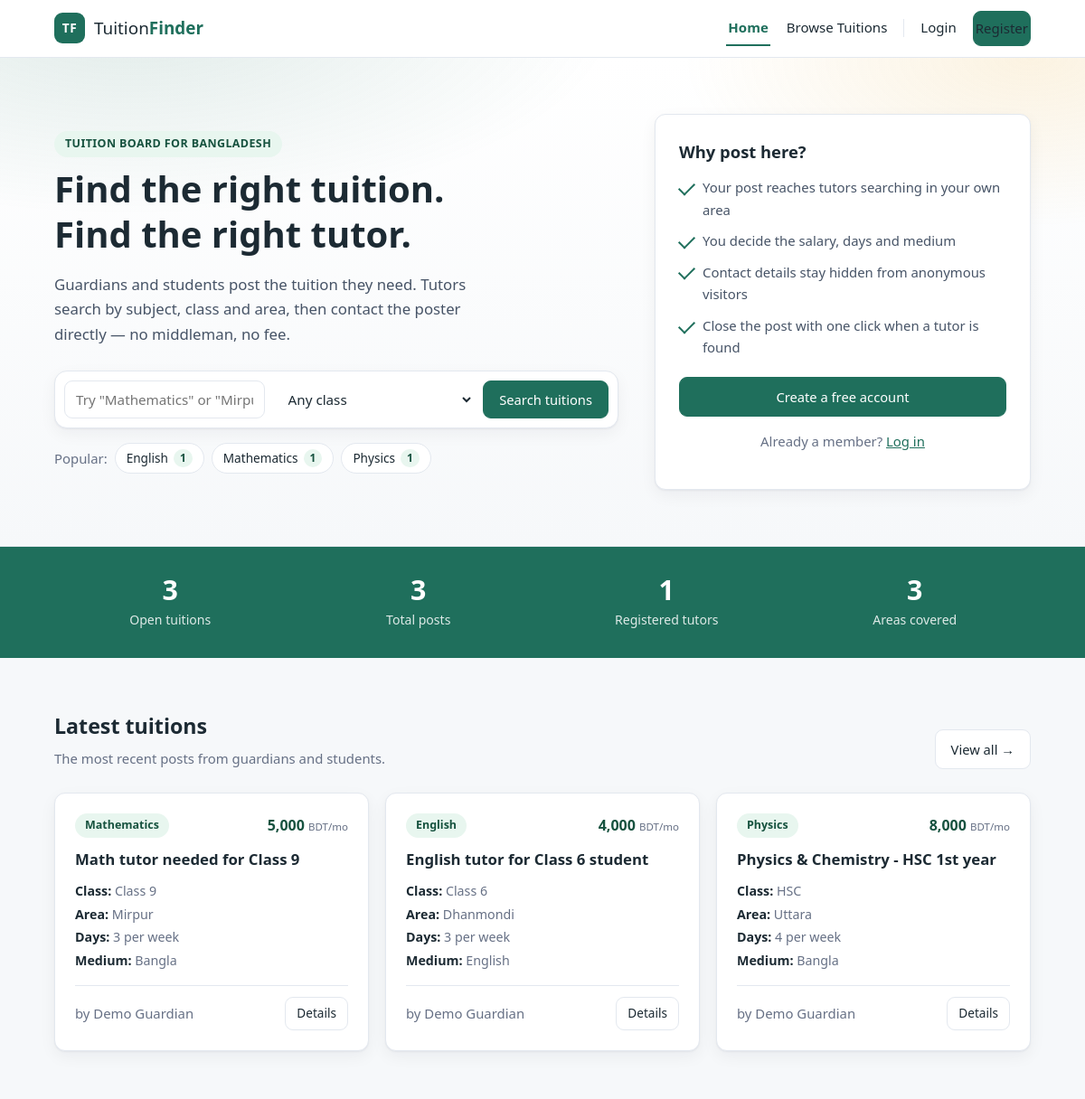
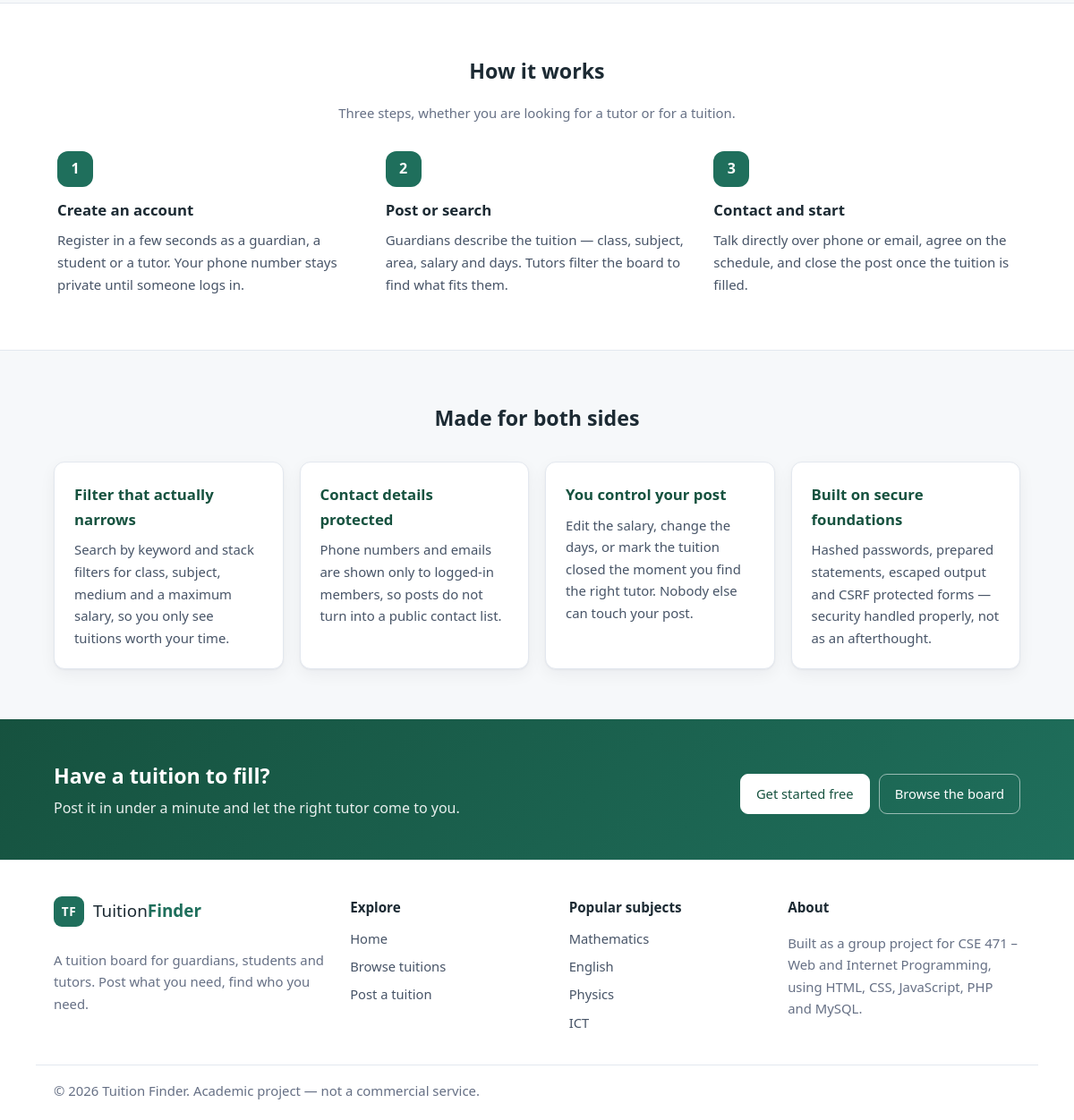
The page / on the database its author committed (2 pictures, top to bottom).
### tables this page shows
CREATE TABLE tuition_posts (
    post_id      INT AUTO_INCREMENT PRIMARY KEY,
    posted_by    INT            NOT NULL,
    title        VARCHAR(150)   NOT NULL,
    class_level  VARCHAR(50)    NOT NULL,
    subject      VARCHAR(100)   NOT NULL,
    area         VARCHAR(100)   NOT NULL,
    salary       INT            NOT NULL,
    days_per_week TINYINT       NOT NULL,
    medium       ENUM('Bangla','English','Both') NOT NULL DEFAULT 'Bangla',
    description  TEXT           NULL,
    status       ENUM('open','closed') NOT NULL DEFAULT 'open',
    created_at   TIMESTAMP      NOT NULL DEFAULT CURRENT_TIMESTAMP,
    CONSTRAINT fk_post_user
        FOREIGN KEY (posted_by) REFERENCES users(user_id)
        ON DELETE CASCADE,
    INDEX idx_subject (subject),
    INDEX idx_area (area),
    INDEX idx_class (class_level)
);

CREATE TABLE users (
    user_id       INT AUTO_INCREMENT PRIMARY KEY,
    full_name     VARCHAR(100)        NOT NULL,
    email         VARCHAR(150)        NOT NULL UNIQUE,
    phone         VARCHAR(20)         NOT NULL,
    role          ENUM('guardian','tutor','admin') NOT NULL DEFAULT 'guardian',
    password_hash VARCHAR(255)        NOT NULL,
    created_at    TIMESTAMP           NOT NULL DEFAULT CURRENT_TIMESTAMP
);

### includes/functions.php (called while the page is built, shortened)
<?php
function is_logged_in(): bool
{
    return isset($_SESSION['user_id']);
}
function e(?string $value): string
{
    return htmlspecialchars((string) $value, ENT_QUOTES, 'UTF-8');
}

### index.php (the view, shortened to what this page needs)
<?php
require_once __DIR__ . '/includes/functions.php';
$stats = $conn->query(
    'SELECT
        (SELECT COUNT(*) FROM tuition_posts WHERE status = "open")  AS open_posts,
        (SELECT COUNT(*) FROM tuition_posts)                        AS total_posts,
        (SELECT COUNT(*) FROM users WHERE role = "tutor")           AS tutors,
        (SELECT COUNT(DISTINCT area) FROM tuition_posts)            AS areas'
)->fetch_assoc();
$stmt = $conn->prepare(
    'SELECT p.post_id, p.title, p.class_level, p.subject, p.area, p.salary,
            p.days_per_week, p.medium, p.created_at, u.full_name
     FROM tuition_posts p
     JOIN users u ON u.user_id = p.posted_by
     WHERE p.status = "open"
     ORDER BY p.created_at DESC
     LIMIT 6'
);
$stmt->execute();
$recent = $stmt->get_result()->fetch_all(MYSQLI_ASSOC);
$popular = $conn->query(
    'SELECT subject, COUNT(*) AS total
     FROM tuition_posts
     WHERE status = "open"
     GROUP BY subject
     ORDER BY total DESC, subject ASC
     LIMIT 8'
)->fetch_all(MYSQLI_ASSOC);
require_once __DIR__ . '/includes/header.php';
?>
<section class="hero">
    <div class="container hero-inner">
        <div class="hero-text">
            <p class="eyebrow">Tuition board for Bangladesh</p>
            <h1>Find the right tuition.<br>Find the right tutor.</h1>
            <p class="lead">
                Guardians and students post the tuition they need. Tutors search by
                subject, class and area, then contact the poster directly &mdash;
                no middleman, no fee.
            </p>
            <form class="hero-search" method="get" action="browse.php">
                <div class="hero-search-field">
                    <input type="text" id="hero-keyword" name="keyword"
                           placeholder="Try &quot;Mathematics&quot; or &quot;Mirpur&quot;">
                </div>
                <div class="hero-search-field">
                    <select id="hero-class" name="class_level">
                        <option value="">Any class</option>
                    </select>
                </div>
                <button type="submit" class="btn btn-primary">Search tuitions</button>
            </form>
            <?php if ($popular): ?>
                <div class="chip-row">
                    <span class="muted">Popular:</span>
                    <?php foreach ($popular as $row): ?>
                        <a class="chip" href="browse.php?subject=<?= urlencode($row['subject']) ?>">
                            <?= e($row['subject']) ?> <span class="chip-count"><?= (int) $row['total'] ?></span>
                        </a>
                    <?php endforeach; ?>
                </div>
            <?php endif; ?>
        </div>
        <aside class="hero-panel">
            <h2>Why post here?</h2>
            <ul class="tick-list">
                <li>Your post reaches tutors searching in your own area</li>
                <li>You decide the salary, days and medium</li>
                <li>Contact details stay hidden from anonymous visitors</li>
                <li>Close the post with one click when a tutor is found</li>
            </ul>
            <?php if (is_logged_in()): ?>
                <a class="btn btn-primary btn-block" href="post_create.php">Post a tuition now</a>
            <?php else: ?>
                <a class="btn btn-primary btn-block" href="register.php">Create a free account</a>
                <p class="muted center">Already a member? <a href="login.php">Log in</a></p>
            <?php endif; ?>
        </aside>
    </div>
</section>
<section class="stats-band">
    <div class="container stats-inner">
        <div>
            <span class="stat-value"><?= (int) $stats['open_posts'] ?></span>
            <span class="stat-label">Open tuitions</span>
        </div>
        <div>
            <span class="stat-value"><?= (int) $stats['total_posts'] ?></span>
            <span class="stat-label">Total posts</span>
        </div>
        <div>
            <span class="stat-value"><?= (int) $stats['tutors'] ?></span>
            <span class="stat-label">Registered tutors</span>
        </div>
        <div>
            <span class="stat-value"><?= (int) $stats['areas'] ?></span>
            <span class="stat-label">Areas covered</span>
        </div>
    </div>
</section>
<section class="container section">
    <div class="section-head">
        <div>
            <h2>Latest tuitions</h2>
            <p class="muted">The most recent posts from guardians and students.</p>
        </div>
        <a class="btn" href="browse.php">View all &rarr;</a>
    </div>
    <?php if (!$recent): ?>
        <p class="empty">No tuition has been posted yet. Be the first to post one.</p>
    <?php else: ?>
        <div class="grid">
            <?php foreach ($recent as $post): ?>
                <article class="card post-card">
                    <div class="post-card-top">
                        <span class="tag"><?= e($post['subject']) ?></span>
                        <span class="salary"><?= number_format((int) $post['salary']) ?> <small>BDT/mo</small></span>
                    </div>
                    <h3><a href="post_details.php?id=<?= (int) $post['post_id'] ?>"><?= e($post['title']) ?></a></h3>
                    <ul class="meta">
                        <li><strong>Class:</strong> <?= e($post['class_level']) ?></li>
                        <li><strong>Area:</strong> <?= e($post['area']) ?></li>
                        <li><strong>Days:</strong> <?= (int) $post['days_per_week'] ?> per week</li>
                        <li><strong>Medium:</strong> <?= e($post['medium']) ?></li>
                    </ul>
                    <div class="post-card-foot">
                        <span class="muted">by <?= e($post['full_name']) ?></span>
                        <a class="btn btn-small" href="post_details.php?id=<?= (int) $post['post_id'] ?>">Details</a>
                    </div>
                </article>
            <?php endforeach; ?>
        </div>
    <?php endif; ?>
</section>
<section class="section-alt">
    <div class="container section">
        <div class="section-head center-head">
            <h2>How it works</h2>
            <p class="muted">Three steps, whether you are looking for a tutor or for a tuition.</p>
        </div>
        <div class="step-grid">
            <article class="step">
                <span class="step-number">1</span>
                <h3>Create an account</h3>
                <p>Register in a few seconds as a guardian, a student or a tutor. Your phone number stays private until someone logs in.</p>
            </article>
            <article class="step">
                <span class="step-number">2</span>
                <h3>Post or search</h3>
                <p>Guardians describe the tuition &mdash; class, subject, area, salary and days. Tutors filter the board to find what fits them.</p>
            </article>
            <article class="step">
                <span class="step-number">3</span>
                <h3>Contact and start</h3>
                <p>Talk directly over phone or email, agree on the schedule, and close the post once the tuition is filled.</p>
            </article>
        </div>
    </div>
</section>
<section class="container section">
    <div class="section-head center-head">
        <h2>Made for both sides</h2>
    </div>
    <div class="feature-grid">
        <article class="card feature">
            <h3>Filter that actually narrows</h3>
            <p>Search by keyword and stack filters for class, subject, medium and a maximum salary, so you only see tuitions worth your time.</p>
        </article>
        <article class="card feature">
            <h3>Contact details protected</h3>
            <p>Phone numbers and emails are shown only to logged-in members, so posts do not turn into a public contact list.</p>
        </article>
        <article class="card feature">
            <h3>You control your post</h3>
            <p>Edit the salary, change the days, or mark the tuition closed the moment you find the right tutor. Nobody else can touch your post.</p>
        </article>
        <article class="card feature">
            <h3>Built on secure foundations</h3>
            <p>Hashed passwords, prepared statements, escaped output and CSRF protected forms &mdash; security handled properly, not as an afterthought.</p>
        </article>
    </div>
</section>
<section class="cta">
    <div class="container cta-inner">
        <div>
            <h2>Have a tuition to fill?</h2>
            <p>Post it in under a minute and let the right tutor come to you.</p>
        </div>
        <div class="cta-actions">
            <?php if (is_logged_in()): ?>
                <a class="btn btn-light" href="post_create.php">Post a tuition</a>
                <a class="btn btn-ghost" href="browse.php">Browse the board</a>
            <?php else: ?>
                <a class="btn btn-light" href="register.php">Get started free</a>
                <a class="btn btn-ghost" href="browse.php">Browse the board</a>
            <?php endif; ?>
        </div>
    </div>
</section>
<?php require_once __DIR__ . '/includes/footer.php'; ?>

### includes/header.php (shortened to what this page needs)
<?php
require_once __DIR__ . '/functions.php';
$current_page = basename($_SERVER['PHP_SELF']);
function nav_active(string $file): string
{
    global $current_page;
    return $current_page === $file ? ' class="active"' : '';
}
?>
<!DOCTYPE html>
<html lang="en">
<head>
    <link rel="stylesheet" href="assets/css/style.css">
</head>
<body>
<header class="site-header">
    <div class="container header-inner">
        <a class="logo" href="index.php">
            <span class="logo-mark" aria-hidden="true">TF</span>
            <span class="logo-text">Tuition<strong>Finder</strong></span>
        </a>
        <nav class="main-nav">
            <a href="index.php"<?= nav_active('index.php') ?>>Home</a>
            <a href="browse.php"<?= nav_active('browse.php') ?>>Browse Tuitions</a>
            <?php if (is_logged_in()): ?>
                <a href="my_posts.php"<?= nav_active('my_posts.php') ?>>My Posts</a>
                <?php if (is_admin()): ?>
                    <a href="admin_dashboard.php"<?= nav_active('admin_dashboard.php') ?>>Admin</a>
                <?php endif; ?>
                <span class="nav-divider" aria-hidden="true"></span>
                <span class="nav-user">Hi, <?= e($_SESSION['full_name'] ?? 'User') ?></span>
                <a class="btn btn-small btn-primary" href="post_create.php">+ Post a Tuition</a>
                <a class="btn btn-small" href="logout.php">Logout</a>
            <?php else: ?>
                <a href="login.php"<?= nav_active('login.php') ?>>Login</a>
                <a class="btn btn-small btn-primary" href="register.php">Register</a>
            <?php endif; ?>
        </nav>
    </div>
</header>
<main class="<?= $current_page === 'index.php' ? 'home-main' : 'container' ?>">

### includes/footer.php (shortened to what this page needs)
</main>
<footer class="site-footer">
    <div class="container footer-grid">
        <div>
            <a class="logo footer-logo" href="index.php">
                <span class="logo-mark" aria-hidden="true">TF</span>
                <span class="logo-text">Tuition<strong>Finder</strong></span>
            </a>
            <p class="muted">
                A tuition board for guardians, students and tutors.
                Post what you need, find who you need.
            </p>
        </div>
        <div>
            <h4>Explore</h4>
            <ul class="footer-links">
                <li><a href="index.php">Home</a></li>
                <li><a href="browse.php">Browse tuitions</a></li>
                <li><a href="post_create.php">Post a tuition</a></li>
            </ul>
        </div>
        <div>
            <h4>Popular subjects</h4>
            <ul class="footer-links">
                <li><a href="browse.php?subject=Mathematics">Mathematics</a></li>
                <li><a href="browse.php?subject=English">English</a></li>
                <li><a href="browse.php?subject=Physics">Physics</a></li>
                <li><a href="browse.php?subject=ICT">ICT</a></li>
            </ul>
        </div>
        <div>
            <h4>About</h4>
            <p class="muted">
                Built as a group project for CSE 471 &ndash; Web and Internet Programming,
                using HTML, CSS, JavaScript, PHP and MySQL.
            </p>
        </div>
    </div>
    <div class="container footer-bottom">
        <p class="muted">&copy; <?= date('Y') ?> Tuition Finder. Academic project &mdash; not a commercial service.</p>
    </div>
</footer>
</body>
</html>

### rows shown on the page
tuition_posts: subject "Mathematics", salary "5,000", title "Math tutor needed for Class 9", class_level "Class 9", area "Mirpur", days_per_week "3", medium "Bangla", posted_by.full_name "Demo Guardian"
tuition_posts: subject "English", salary "4,000", title "English tutor for Class 6 student", class_level "Class 6", area "Dhanmondi", days_per_week "3", medium "English", posted_by.full_name "Demo Guardian"
tuition_posts: subject "Physics", salary "8,000", title "Physics & Chemistry - HSC 1st year", class_level "HSC", area "Uttara", days_per_week "4", medium "Bangla", posted_by.full_name "Demo Guardian"

### other values the page prints
$row['subject'] "English"
$row['total'] "1"
$row['subject'] "Mathematics"
$row['subject'] "Physics"
$stats['open_posts'] "3"
$stats['total_posts'] "3"
$stats['tutors'] "1"
$stats['areas'] "3"
